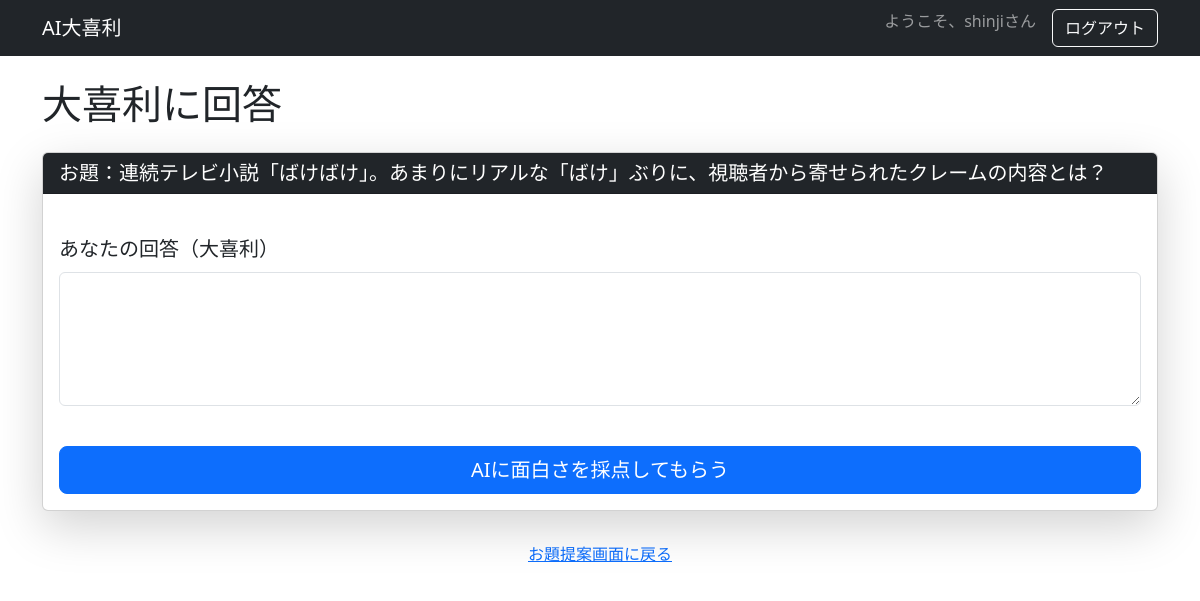
Screenshot of /answer/input/2/ (signed in) with the database file from the repository.
### accounts/models.py (models this page shows, shortened)
class CustomUser(AbstractBaseUser, PermissionsMixin):
    email = models.EmailField(unique=True)
    nickname = models.CharField(max_length=20, unique=True) # ニックネーム要件
    is_active = models.BooleanField(default=True)
    is_staff = models.BooleanField(default=False)
    date_joined = models.DateTimeField(auto_now_add=True)
    objects = CustomUserManager()
    USERNAME_FIELD = 'email'  # ログイン時に使用するフィールドをメールアドレスに設定
    REQUIRED_FIELDS = ['nickname'] # スーパーユーザー作成時に必須となるフィールド

### oogiri/models.py (models this page shows, shortened)
class Question(models.Model):
    user = models.ForeignKey(
        settings.AUTH_USER_MODEL,
        on_delete=models.SET_NULL, # ユーザーが削除されてもデータは残すため SET_NULL に変更
        related_name='generated_questions',
        verbose_name='作成/入力ユーザー',
        null=True, # 手動入力の場合、ユーザーが削除される場合を考慮し null を許可
        blank=True
    )
    is_manual = models.BooleanField(default=False, verbose_name='手動入力')
    source_title = models.CharField(max_length=255, verbose_name='基にしたニュースタイトル', blank=True, null=True)
    question_text = models.TextField(verbose_name='お題の本文')
    theme = models.CharField(max_length=50, verbose_name='テーマ')
    is_excellent = models.BooleanField(default=False, verbose_name='特に面白い') # Few-shot/RAGのフィルタリングに利用
    created_at = models.DateTimeField(auto_now_add=True, verbose_name='作成日時')
    class Meta:
        verbose_name = 'お題'
        verbose_name_plural = 'お題'
        ordering = ['-created_at']

### oogiri/views.py (the view, shortened to what this page needs)
# urls.py: path('answer/input/<int:question_id>/', views.AnswerInputView.as_view(), name='answer_input'),
@method_decorator(login_required, name='dispatch')
class AnswerInputView(View):
    template_name = 'oogiri/answer_input.html'
    def get(self, request, question_id):
        question = get_object_or_404(Question, pk=question_id)
        context = {
            'question': question,
            'form': AnswerForm(), # 空の回答フォーム
        }
        return render(request, self.template_name, context)

### oogiri/forms.py
class AnswerForm(forms.Form):
    answer_text = forms.CharField(
        label='あなたの回答',
        widget=forms.Textarea(attrs={'rows': 5, 'placeholder': '面白い回答を入力してください。'})
    )

### oogiri/templates/oogiri/answer_input.html (shortened to what this page needs)
{% extends "base.html" %}
{% block content %}
    <h1 class="mb-4">大喜利に回答</h1>
    <div class="card shadow-lg mb-4">
        <div class="card-header bg-dark text-white">
            <h2 class="h5 mb-0">お題：{{ question.question_text }}</h2>
        </div>
        <div class="card-body">
            <form method="post" class="mt-4">
                <div class="mb-3">
                    <label for="{{ form.answer_text.id_for_label }}" class="form-label fs-5">あなたの回答（大喜利）</label>
                    <textarea name="{{ form.answer_text.name }}"
                        id="{{ form.answer_text.id_for_label }}"
                        class="form-control"
                        rows="5"
                        placeholder="面白い回答を入力してください"
                        required>{{ form.answer_text.value|default:"" }}
                    </textarea>
                </div>
                <button type="submit" class="btn btn-primary btn-lg w-100 mt-4">
                    AIに面白さを採点してもらう
                </button>
            </form>
        </div>
    </div>
    <div class="mt-4 text-center">
        <a href="{% url 'oogiri:proposal' %}" class="btn btn-link">お題提案画面に戻る</a>
    </div>
{% endblock %}

### oogiri/templates/base.html (shortened to what this page needs)
{% load static %}
<!DOCTYPE html>
<html lang="ja">
<head>
    <link href="https://cdn.jsdelivr.net/npm/bootstrap@5.3.3/dist/css/bootstrap.min.css"
          rel="stylesheet"
>
</head>
<body>
    <nav class="navbar navbar-expand-lg navbar-dark bg-dark">
        <div class="container">
            <a class="navbar-brand" href="{% url 'oogiri:proposal' %}">AI大喜利</a>
            <div class="collapse navbar-collapse">
                <ul class="navbar-nav ms-auto">
                    {% if user.is_authenticated %}
                        <li class="nav-item">
                            <span class="navbar-text me-3">
                                ようこそ、{{ user.nickname }}さん
                            </span>
                        </li>
                        <li class="nav-item">
                            <form action="{% url 'accounts:logout' %}" method="post" style="display: inline;">
                                <button type="submit" class="btn btn-outline-light">ログアウト</button>
                            </form>
                        </li>
                    {% else %}
                        <li class="nav-item">
                            <a class="btn btn-primary" href="{% url 'accounts:login' %}">ログイン</a>
                        </li>
                    {% endif %}
                </ul>
            </div>
        </div>
    </nav>
    <div class="container mt-4">
        {% block content %}
        {% endblock %}
    </div>
</body>
</html>

### rows the page displays
CustomUser: nickname "shinji"
Question: question_text "連続テレビ小説「ばけばけ」。あまりにリアルな「ばけ」ぶりに、視聴者から寄せられたクレームの内容とは？"
